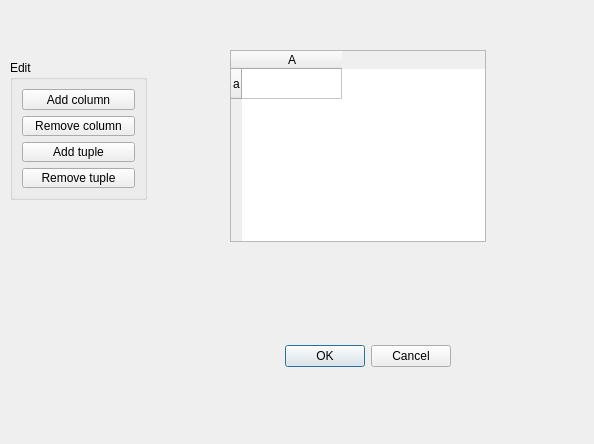
<?xml version="1.0" encoding="UTF-8"?>
<ui version="4.0">
 <class>Dialog</class>
 <widget class="QDialog" name="Dialog">
  <property name="geometry">
   <rect>
    <x>0</x>
    <y>0</y>
    <width>594</width>
    <height>444</height>
   </rect>
  </property>
  <property name="windowTitle">
   <string>Dialog</string>
  </property>
  <widget class="QDialogButtonBox" name="buttonBox">
   <property name="geometry">
    <rect>
     <x>110</x>
     <y>340</y>
     <width>341</width>
     <height>32</height>
    </rect>
   </property>
   <property name="orientation">
    <enum>Qt::Horizontal</enum>
   </property>
   <property name="standardButtons">
    <set>QDialogButtonBox::Cancel|QDialogButtonBox::Ok</set>
   </property>
  </widget>
  <widget class="QTableWidget" name="table">
   <property name="geometry">
    <rect>
     <x>230</x>
     <y>50</y>
     <width>256</width>
     <height>192</height>
    </rect>
   </property>
   <row>
    <property name="text">
     <string>a</string>
    </property>
   </row>
   <column>
    <property name="text">
     <string>A</string>
    </property>
   </column>
  </widget>
  <widget class="QGroupBox" name="groupBox">
   <property name="geometry">
    <rect>
     <x>10</x>
     <y>60</y>
     <width>137</width>
     <height>140</height>
    </rect>
   </property>
   <property name="title">
    <string>Edit</string>
   </property>
   <layout class="QVBoxLayout" name="verticalLayout">
    <item>
     <widget class="QPushButton" name="cmdAddColumn">
      <property name="text">
       <string>Add column</string>
      </property>
     </widget>
    </item>
    <item>
     <widget class="QPushButton" name="cmdRemoveColumn">
      <property name="text">
       <string>Remove column</string>
      </property>
     </widget>
    </item>
    <item>
     <widget class="QPushButton" name="cmdAddTuple">
      <property name="text">
       <string>Add tuple</string>
      </property>
     </widget>
    </item>
    <item>
     <widget class="QPushButton" name="cmdRemoveTuple">
      <property name="text">
       <string>Remove tuple</string>
      </property>
     </widget>
    </item>
   </layout>
  </widget>
 </widget>
 <resources/>
 <connections>
  <connection>
   <sender>buttonBox</sender>
   <signal>accepted()</signal>
   <receiver>Dialog</receiver>
   <slot>accept()</slot>
   <hints>
    <hint type="sourcelabel">
     <x>328</x>
     <y>354</y>
    </hint>
    <hint type="destinationlabel">
     <x>157</x>
     <y>274</y>
    </hint>
   </hints>
  </connection>
  <connection>
   <sender>buttonBox</sender>
   <signal>rejected()</signal>
   <receiver>Dialog</receiver>
   <slot>reject()</slot>
   <hints>
    <hint type="sourcelabel">
     <x>396</x>
     <y>360</y>
    </hint>
    <hint type="destinationlabel">
     <x>286</x>
     <y>274</y>
    </hint>
   </hints>
  </connection>
 </connections>
</ui>
